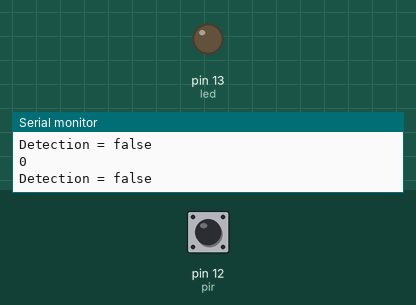
Recording of a sketch running on a simulated Arduino Uno, built with avr-gcc and run on an emulated ATmega328P. On the bench: output pins drawn as LEDs (lit = HIGH), the last lines printed to the serial monitor. Dashed ring = blinking. The inputs (shaded band) are chosen by the test bench; at power-on: pin 12 (pir) LOW.

Above: at 1.2 s.
1.3 s: pin 12 (pir) driven HIGH
At 2.5 s:
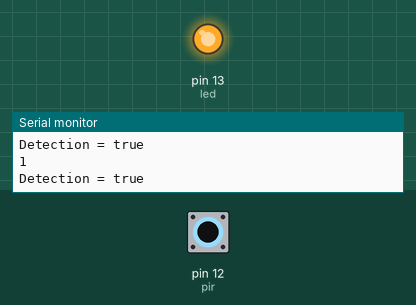
2.8 s: pin 12 (pir) driven LOW
At 4.2 s:
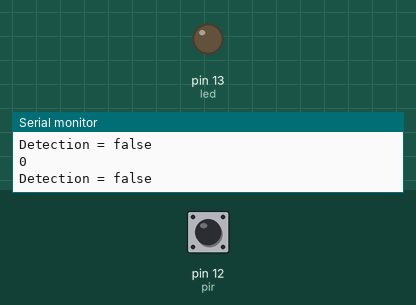
5.8 s: pin 12 (pir) pulsed HIGH 2 times (0.12 s each, 0.3 s apart)
At 5.88 s:
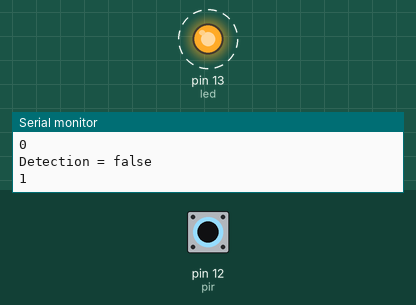
9.4 s: pin 12 (pir) pulsed HIGH 5 times (0.12 s each, 0.3 s apart)
At 11.4 s:
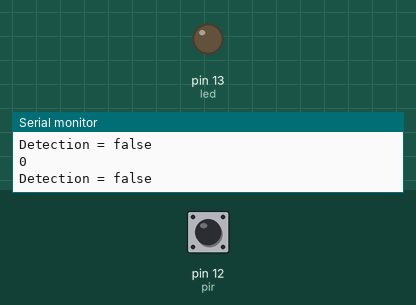
Timing chart, 0 to 12.9 s (numbered marks = the images above; inputs shaded):
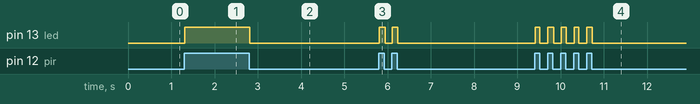

Measured:
- after the input at 1.3 s, pin 13 (led): LOW → HIGH at once
- after the input at 2.8 s, pin 13 (led): HIGH → LOW at once
- after the input at 5.8 s, pin 13 (led): alternates HIGH for 0.13 s and LOW for 0.16 s, 4 changes in all, then stays LOW, starting at once
- after the input at 9.4 s, pin 13 (led): alternates HIGH for 0.11 s and LOW for 0.18 s, 10 changes in all, then stays LOW, starting at once

The sketch:

oooff.ino
```cpp
int pir = 12;
int led = 13;
int val = 0;
void setup() {
  pinMode(pir, INPUT);
  pinMode(led, OUTPUT);
  Serial.begin(9600);
}
void loop() {
  val = digitalRead(pir);
  Serial.println(val);
  if(val == 1) {
    digitalWrite(led, HIGH);
    Serial.println("Detection = true");
  }
  else {
    digitalWrite(led, LOW);
    Serial.println("Detection = false");
  }
}
```
